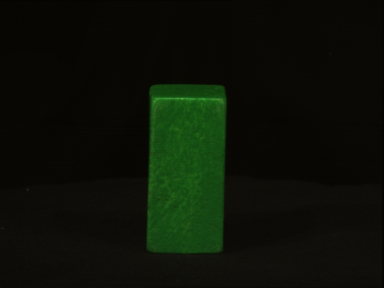
#> input picture imgproc/HF2/test/19_i170.png, 384 x 288 px; its folder holds only this picture in this run
$ python test.py
#> lines starting #> are read from the running program, lines starting #| are printed output that depends on the picture
from PIL import Image
import matplotlib.pyplot as plt
import numpy as np
import glob

m = 0.8333
c = 50

ROI = (150, 95, 220, 250)
R_lista = []
G_lista = []
dontes = []
filenames = []

for filename in glob.glob('test/*.png'):
    filenames.append(filename)
    im_RGB = Image.open(filename)
#> im_RGB is the input picture: PIL image 384x288 RGB; mean R, G, B 12.2, 17.4, 6.8
    im_crop = im_RGB.crop(ROI)
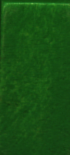
#> im_crop: PIL image 70x155 RGB; mean R, G, B 23.3, 78, 19.5
    im_crop_array = np.array(im_crop)
    R_avg = im_crop_array[:,:,0].mean()
#> R_avg = 23.32
    R_lista.append(R_avg)
    G_avg = im_crop_array[:,:,1].mean()
#> G_avg = 78.04
    G_lista.append(G_avg)
    G = m * R_avg + c
#> G = 69.44
    if G_avg < G:
        dontes.append(0)
    else:
        dontes.append(1)

dontes = np.array(dontes)
R_nocap = np.ma.masked_where(dontes == 1, np.array(R_lista))
R_cap = np.ma.masked_where(dontes == 0, np.array(R_lista))
G_nocap = np.ma.masked_where(dontes == 1, np.array(G_lista))
G_cap = np.ma.masked_where(dontes == 0, np.array(G_lista))

plt.figure()
plt.xlabel('R'), plt.ylabel('G'), plt.grid(True)
plt.scatter(R_nocap, G_nocap, 30, marker='^')
plt.scatter(R_cap, G_cap, 30, marker='o')

for i in range(len(dontes)):
    print(filenames[i], dontes[i], sep=": ")
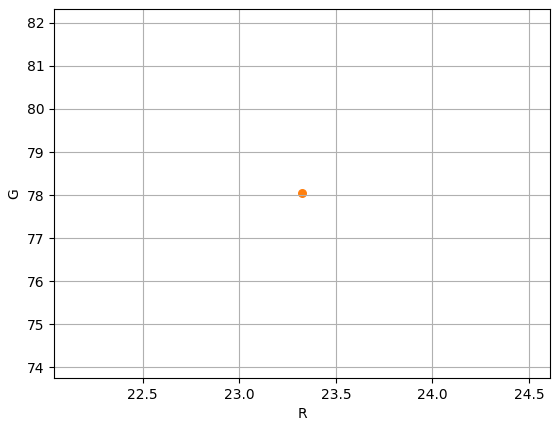
#> figure drawn by matplotlib, 1 panel
